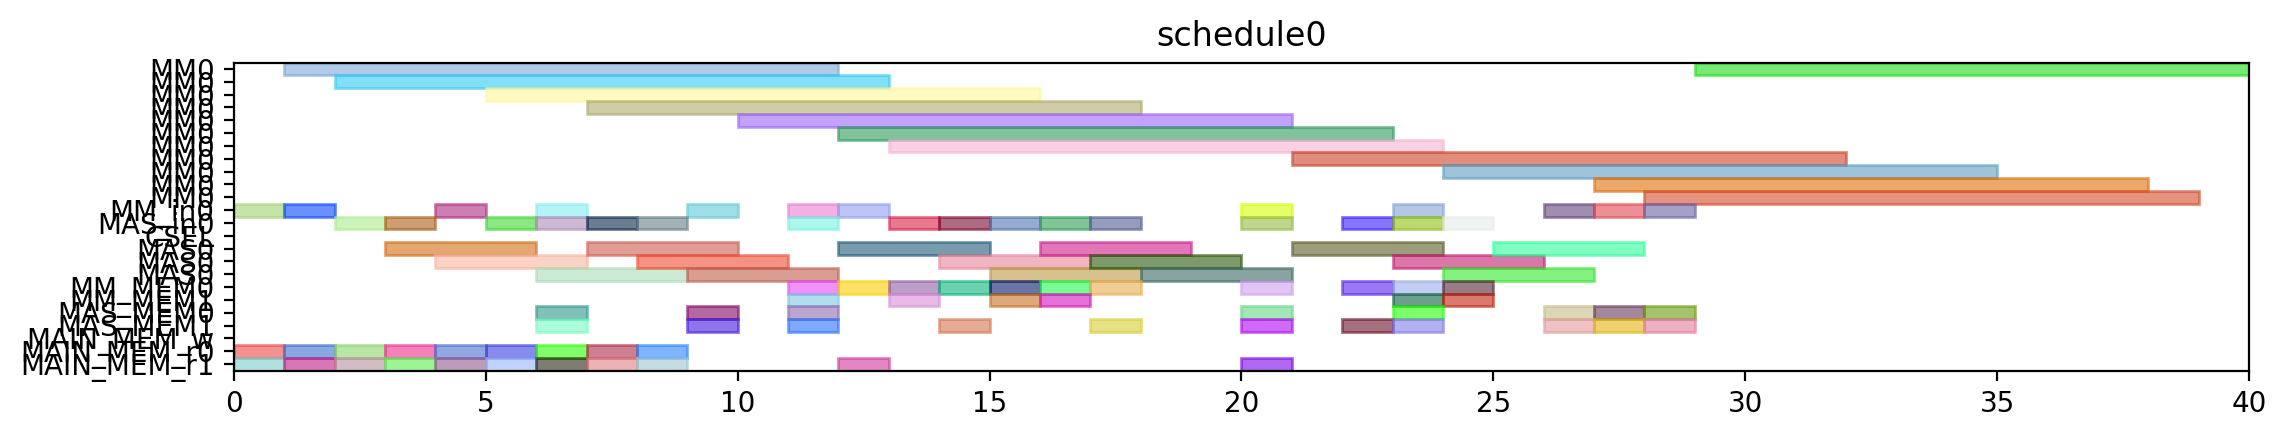

Here is the Python script that generated this plot:
from pyschedule import Scenario, solvers, plotters, alt


def solve():
	horizon = 120
	S = Scenario("schedule0", horizon=horizon)

	# resource
	MM = S.Resources('MM', num=1, size=11)
	MM_in = S.Resources('MM_in', num=1)
	MAS_in = S.Resources('MAS_in', num=1)
	CSEL = S.Resource('CSEL')
	MAS = S.Resources('MAS', num=1, size=3, periods=range(1, horizon))
	MM_MEM = S.Resources('MM_MEM', num=2)
	MAS_MEM = S.Resources('MAS_MEM', num=2)
	MAIN_MEM_w = S.Resource('MAIN_MEM_w', size=1)
	MAIN_MEM_r = S.Resources('MAIN_MEM_r', num=2)

	# result of previous scheduling

	# new tasks
	t0 = S.Task('t0', length=11, delay_cost=1)
	t0 += alt(MM)
	t0_in = S.Task('t0_in', length=1, delay_cost=1)
	t0_in += alt(MM_in)
	S += t0_in*MM_in[0]<=t0*MM[0]
	t0_mem0 = S.Task('t0_mem0', length=1, delay_cost=1)
	t0_mem0 += MAIN_MEM_r[0]
	S += t0_mem0 <= t0

	t0_mem1 = S.Task('t0_mem1', length=1, delay_cost=1)
	t0_mem1 += MAIN_MEM_r[1]
	S += t0_mem1 <= t0

	t1 = S.Task('t1', length=11, delay_cost=1)
	t1 += alt(MM)
	t1_in = S.Task('t1_in', length=1, delay_cost=1)
	t1_in += alt(MM_in)
	S += t1_in*MM_in[0]<=t1*MM[0]
	t1_mem0 = S.Task('t1_mem0', length=1, delay_cost=1)
	t1_mem0 += MAIN_MEM_r[0]
	S += t1_mem0 <= t1

	t1_mem1 = S.Task('t1_mem1', length=1, delay_cost=1)
	t1_mem1 += MAIN_MEM_r[1]
	S += t1_mem1 <= t1

	t2 = S.Task('t2', length=11, delay_cost=1)
	t2 += alt(MM)
	t2_in = S.Task('t2_in', length=1, delay_cost=1)
	t2_in += alt(MM_in)
	S += t2_in*MM_in[0]<=t2*MM[0]
	t2_mem0 = S.Task('t2_mem0', length=1, delay_cost=1)
	t2_mem0 += MAIN_MEM_r[0]
	S += t2_mem0 <= t2

	t2_mem1 = S.Task('t2_mem1', length=1, delay_cost=1)
	t2_mem1 += MAIN_MEM_r[1]
	S += t2_mem1 <= t2

	t3 = S.Task('t3', length=3, delay_cost=1)
	t3 += alt(MAS)
	t3_in = S.Task('t3_in', length=1, delay_cost=1)
	t3_in += alt(MAS_in)
	S += t3_in*MAS_in[0]<=t3*MAS[0]

	t3_mem0 = S.Task('t3_mem0', length=1, delay_cost=1)
	t3_mem0 += MAIN_MEM_r[0]
	S += t3_mem0 <= t3

	t3_mem1 = S.Task('t3_mem1', length=1, delay_cost=1)
	t3_mem1 += MAIN_MEM_r[1]
	S += t3_mem1 <= t3

	t4 = S.Task('t4', length=3, delay_cost=1)
	t4 += alt(MAS)
	t4_in = S.Task('t4_in', length=1, delay_cost=1)
	t4_in += alt(MAS_in)
	S += t4_in*MAS_in[0]<=t4*MAS[0]

	t4_mem0 = S.Task('t4_mem0', length=1, delay_cost=1)
	t4_mem0 += MAIN_MEM_r[0]
	S += t4_mem0 <= t4

	t4_mem1 = S.Task('t4_mem1', length=1, delay_cost=1)
	t4_mem1 += MAIN_MEM_r[1]
	S += t4_mem1 <= t4

	t8 = S.Task('t8', length=3, delay_cost=1)
	t8 += alt(MAS)
	t8_in = S.Task('t8_in', length=1, delay_cost=1)
	t8_in += alt(MAS_in)
	S += t8_in*MAS_in[0]<=t8*MAS[0]

	t8_mem0 = S.Task('t8_mem0', length=1, delay_cost=1)
	t8_mem0 += MAIN_MEM_r[0]
	S += t8_mem0 <= t8

	t8_mem1 = S.Task('t8_mem1', length=1, delay_cost=1)
	t8_mem1 += MAIN_MEM_r[1]
	S += t8_mem1 <= t8

	t9 = S.Task('t9', length=3, delay_cost=1)
	t9 += alt(MAS)
	t9_in = S.Task('t9_in', length=1, delay_cost=1)
	t9_in += alt(MAS_in)
	S += t9_in*MAS_in[0]<=t9*MAS[0]

	t9_mem0 = S.Task('t9_mem0', length=1, delay_cost=1)
	t9_mem0 += MAIN_MEM_r[0]
	S += t9_mem0 <= t9

	t9_mem1 = S.Task('t9_mem1', length=1, delay_cost=1)
	t9_mem1 += MAIN_MEM_r[1]
	S += t9_mem1 <= t9

	t13 = S.Task('t13', length=3, delay_cost=1)
	t13 += alt(MAS)
	t13_in = S.Task('t13_in', length=1, delay_cost=1)
	t13_in += alt(MAS_in)
	S += t13_in*MAS_in[0]<=t13*MAS[0]

	t13_mem0 = S.Task('t13_mem0', length=1, delay_cost=1)
	t13_mem0 += MAIN_MEM_r[0]
	S += t13_mem0 <= t13

	t13_mem1 = S.Task('t13_mem1', length=1, delay_cost=1)
	t13_mem1 += MAIN_MEM_r[1]
	S += t13_mem1 <= t13

	t14 = S.Task('t14', length=3, delay_cost=1)
	t14 += alt(MAS)
	t14_in = S.Task('t14_in', length=1, delay_cost=1)
	t14_in += alt(MAS_in)
	S += t14_in*MAS_in[0]<=t14*MAS[0]

	t14_mem0 = S.Task('t14_mem0', length=1, delay_cost=1)
	t14_mem0 += MAIN_MEM_r[0]
	S += t14_mem0 <= t14

	t14_mem1 = S.Task('t14_mem1', length=1, delay_cost=1)
	t14_mem1 += MAIN_MEM_r[1]
	S += t14_mem1 <= t14

	t5 = S.Task('t5', length=11, delay_cost=1)
	t5 += alt(MM)
	t5_in = S.Task('t5_in', length=1, delay_cost=1)
	t5_in += alt(MM_in)
	S += t5_in*MM_in[0]<=t5*MM[0]
	t5_mem0 = S.Task('t5_mem0', length=1, delay_cost=1)
	t5_mem0 += alt(MAS_MEM)
	S += (t3*MAS[0])-1 < t5_mem0*MAS_MEM[0]
	S += t5_mem0 <= t5

	t5_mem1 = S.Task('t5_mem1', length=1, delay_cost=1)
	t5_mem1 += alt(MAS_MEM)
	S += (t4*MAS[0])-1 < t5_mem1*MAS_MEM[1]
	S += t5_mem1 <= t5

	t6 = S.Task('t6', length=3, delay_cost=1)
	t6 += alt(MAS)
	t6_in = S.Task('t6_in', length=1, delay_cost=1)
	t6_in += alt(MAS_in)
	S += t6_in*MAS_in[0]<=t6*MAS[0]

	t6_mem0 = S.Task('t6_mem0', length=1, delay_cost=1)
	t6_mem0 += alt(MM_MEM)
	S += (t0*MM[0])-1 < t6_mem0*MM_MEM[0]
	S += t6_mem0 <= t6

	t6_mem1 = S.Task('t6_mem1', length=1, delay_cost=1)
	t6_mem1 += alt(MM_MEM)
	S += (t1*MM[0])-1 < t6_mem1*MM_MEM[1]
	S += t6_mem1 <= t6

	t10 = S.Task('t10', length=11, delay_cost=1)
	t10 += alt(MM)
	t10_in = S.Task('t10_in', length=1, delay_cost=1)
	t10_in += alt(MM_in)
	S += t10_in*MM_in[0]<=t10*MM[0]
	t10_mem0 = S.Task('t10_mem0', length=1, delay_cost=1)
	t10_mem0 += alt(MAS_MEM)
	S += (t8*MAS[0])-1 < t10_mem0*MAS_MEM[0]
	S += t10_mem0 <= t10

	t10_mem1 = S.Task('t10_mem1', length=1, delay_cost=1)
	t10_mem1 += alt(MAS_MEM)
	S += (t9*MAS[0])-1 < t10_mem1*MAS_MEM[1]
	S += t10_mem1 <= t10

	t11 = S.Task('t11', length=3, delay_cost=1)
	t11 += alt(MAS)
	t11_in = S.Task('t11_in', length=1, delay_cost=1)
	t11_in += alt(MAS_in)
	S += t11_in*MAS_in[0]<=t11*MAS[0]

	t11_mem0 = S.Task('t11_mem0', length=1, delay_cost=1)
	t11_mem0 += alt(MM_MEM)
	S += (t1*MM[0])-1 < t11_mem0*MM_MEM[0]
	S += t11_mem0 <= t11

	t11_mem1 = S.Task('t11_mem1', length=1, delay_cost=1)
	t11_mem1 += alt(MM_MEM)
	S += (t2*MM[0])-1 < t11_mem1*MM_MEM[1]
	S += t11_mem1 <= t11

	t15 = S.Task('t15', length=11, delay_cost=1)
	t15 += alt(MM)
	t15_in = S.Task('t15_in', length=1, delay_cost=1)
	t15_in += alt(MM_in)
	S += t15_in*MM_in[0]<=t15*MM[0]
	t15_mem0 = S.Task('t15_mem0', length=1, delay_cost=1)
	t15_mem0 += alt(MAS_MEM)
	S += (t13*MAS[0])-1 < t15_mem0*MAS_MEM[0]
	S += t15_mem0 <= t15

	t15_mem1 = S.Task('t15_mem1', length=1, delay_cost=1)
	t15_mem1 += alt(MAS_MEM)
	S += (t14*MAS[0])-1 < t15_mem1*MAS_MEM[1]
	S += t15_mem1 <= t15

	t16 = S.Task('t16', length=3, delay_cost=1)
	t16 += alt(MAS)
	t16_in = S.Task('t16_in', length=1, delay_cost=1)
	t16_in += alt(MAS_in)
	S += t16_in*MAS_in[0]<=t16*MAS[0]

	t16_mem0 = S.Task('t16_mem0', length=1, delay_cost=1)
	t16_mem0 += alt(MM_MEM)
	S += (t0*MM[0])-1 < t16_mem0*MM_MEM[0]
	S += t16_mem0 <= t16

	t16_mem1 = S.Task('t16_mem1', length=1, delay_cost=1)
	t16_mem1 += alt(MM_MEM)
	S += (t2*MM[0])-1 < t16_mem1*MM_MEM[1]
	S += t16_mem1 <= t16

	t18 = S.Task('t18', length=3, delay_cost=1)
	t18 += alt(MAS)
	t18_in = S.Task('t18_in', length=1, delay_cost=1)
	t18_in += alt(MAS_in)
	S += t18_in*MAS_in[0]<=t18*MAS[0]

	t18_mem0 = S.Task('t18_mem0', length=1, delay_cost=1)
	t18_mem0 += alt(MM_MEM)
	S += (t0*MM[0])-1 < t18_mem0*MM_MEM[0]
	S += t18_mem0 <= t18

	t18_mem1 = S.Task('t18_mem1', length=1, delay_cost=1)
	t18_mem1 += alt(MM_MEM)
	S += (t0*MM[0])-1 < t18_mem1*MM_MEM[1]
	S += t18_mem1 <= t18

	t20 = S.Task('t20', length=11, delay_cost=1)
	t20 += alt(MM)
	t20_in = S.Task('t20_in', length=1, delay_cost=1)
	t20_in += alt(MM_in)
	S += t20_in*MM_in[0]<=t20*MM[0]
	t20_mem0 = S.Task('t20_mem0', length=1, delay_cost=1)
	t20_mem0 += alt(MM_MEM)
	S += (t2*MM[0])-1 < t20_mem0*MM_MEM[0]
	S += t20_mem0 <= t20

	t20_mem1 = S.Task('t20_mem1', length=1, delay_cost=1)
	t20_mem1 += MAIN_MEM_r[1]
	S += t20_mem1 <= t20

	t7 = S.Task('t7', length=3, delay_cost=1)
	t7 += alt(MAS)
	t7_in = S.Task('t7_in', length=1, delay_cost=1)
	t7_in += alt(MAS_in)
	S += t7_in*MAS_in[0]<=t7*MAS[0]

	t7_mem0 = S.Task('t7_mem0', length=1, delay_cost=1)
	t7_mem0 += alt(MM_MEM)
	S += (t5*MM[0])-1 < t7_mem0*MM_MEM[0]
	S += t7_mem0 <= t7

	t7_mem1 = S.Task('t7_mem1', length=1, delay_cost=1)
	t7_mem1 += alt(MAS_MEM)
	S += (t6*MAS[0])-1 < t7_mem1*MAS_MEM[1]
	S += t7_mem1 <= t7

	t12 = S.Task('t12', length=3, delay_cost=1)
	t12 += alt(MAS)
	t12_in = S.Task('t12_in', length=1, delay_cost=1)
	t12_in += alt(MAS_in)
	S += t12_in*MAS_in[0]<=t12*MAS[0]

	t12_mem0 = S.Task('t12_mem0', length=1, delay_cost=1)
	t12_mem0 += alt(MM_MEM)
	S += (t10*MM[0])-1 < t12_mem0*MM_MEM[0]
	S += t12_mem0 <= t12

	t12_mem1 = S.Task('t12_mem1', length=1, delay_cost=1)
	t12_mem1 += alt(MAS_MEM)
	S += (t11*MAS[0])-1 < t12_mem1*MAS_MEM[1]
	S += t12_mem1 <= t12

	t17 = S.Task('t17', length=3, delay_cost=1)
	t17 += alt(MAS)
	t17_in = S.Task('t17_in', length=1, delay_cost=1)
	t17_in += alt(MAS_in)
	S += t17_in*MAS_in[0]<=t17*MAS[0]

	t17_mem0 = S.Task('t17_mem0', length=1, delay_cost=1)
	t17_mem0 += alt(MM_MEM)
	S += (t15*MM[0])-1 < t17_mem0*MM_MEM[0]
	S += t17_mem0 <= t17

	t17_mem1 = S.Task('t17_mem1', length=1, delay_cost=1)
	t17_mem1 += alt(MAS_MEM)
	S += (t16*MAS[0])-1 < t17_mem1*MAS_MEM[1]
	S += t17_mem1 <= t17

	t19 = S.Task('t19', length=3, delay_cost=1)
	t19 += alt(MAS)
	t19_in = S.Task('t19_in', length=1, delay_cost=1)
	t19_in += alt(MAS_in)
	S += t19_in*MAS_in[0]<=t19*MAS[0]

	t19_mem0 = S.Task('t19_mem0', length=1, delay_cost=1)
	t19_mem0 += alt(MM_MEM)
	S += (t0*MM[0])-1 < t19_mem0*MM_MEM[0]
	S += t19_mem0 <= t19

	t19_mem1 = S.Task('t19_mem1', length=1, delay_cost=1)
	t19_mem1 += alt(MAS_MEM)
	S += (t18*MAS[0])-1 < t19_mem1*MAS_MEM[1]
	S += t19_mem1 <= t19

	t21 = S.Task('t21', length=3, delay_cost=1)
	t21 += alt(MAS)
	t21_in = S.Task('t21_in', length=1, delay_cost=1)
	t21_in += alt(MAS_in)
	S += t21_in*MAS_in[0]<=t21*MAS[0]

	t21_mem0 = S.Task('t21_mem0', length=1, delay_cost=1)
	t21_mem0 += alt(MM_MEM)
	S += (t1*MM[0])-1 < t21_mem0*MM_MEM[0]
	S += t21_mem0 <= t21

	t21_mem1 = S.Task('t21_mem1', length=1, delay_cost=1)
	t21_mem1 += alt(MM_MEM)
	S += (t20*MM[0])-1 < t21_mem1*MM_MEM[1]
	S += t21_mem1 <= t21

	t22 = S.Task('t22', length=3, delay_cost=1)
	t22 += alt(MAS)
	t22_in = S.Task('t22_in', length=1, delay_cost=1)
	t22_in += alt(MAS_in)
	S += t22_in*MAS_in[0]<=t22*MAS[0]

	t22_mem0 = S.Task('t22_mem0', length=1, delay_cost=1)
	t22_mem0 += alt(MM_MEM)
	S += (t1*MM[0])-1 < t22_mem0*MM_MEM[0]
	S += t22_mem0 <= t22

	t22_mem1 = S.Task('t22_mem1', length=1, delay_cost=1)
	t22_mem1 += alt(MM_MEM)
	S += (t20*MM[0])-1 < t22_mem1*MM_MEM[1]
	S += t22_mem1 <= t22

	t23 = S.Task('t23', length=11, delay_cost=1)
	t23 += alt(MM)
	t23_in = S.Task('t23_in', length=1, delay_cost=1)
	t23_in += alt(MM_in)
	S += t23_in*MM_in[0]<=t23*MM[0]
	t23_mem0 = S.Task('t23_mem0', length=1, delay_cost=1)
	t23_mem0 += alt(MAS_MEM)
	S += (t17*MAS[0])-1 < t23_mem0*MAS_MEM[0]
	S += t23_mem0 <= t23

	t23_mem1 = S.Task('t23_mem1', length=1, delay_cost=1)
	t23_mem1 += MAIN_MEM_r[1]
	S += t23_mem1 <= t23

	t25 = S.Task('t25', length=11, delay_cost=1)
	t25 += alt(MM)
	t25_in = S.Task('t25_in', length=1, delay_cost=1)
	t25_in += alt(MM_in)
	S += t25_in*MM_in[0]<=t25*MM[0]
	t25_mem0 = S.Task('t25_mem0', length=1, delay_cost=1)
	t25_mem0 += alt(MAS_MEM)
	S += (t7*MAS[0])-1 < t25_mem0*MAS_MEM[0]
	S += t25_mem0 <= t25

	t25_mem1 = S.Task('t25_mem1', length=1, delay_cost=1)
	t25_mem1 += alt(MAS_MEM)
	S += (t22*MAS[0])-1 < t25_mem1*MAS_MEM[1]
	S += t25_mem1 <= t25

	t27 = S.Task('t27', length=11, delay_cost=1)
	t27 += alt(MM)
	t27_in = S.Task('t27_in', length=1, delay_cost=1)
	t27_in += alt(MM_in)
	S += t27_in*MM_in[0]<=t27*MM[0]
	t27_mem0 = S.Task('t27_mem0', length=1, delay_cost=1)
	t27_mem0 += alt(MAS_MEM)
	S += (t22*MAS[0])-1 < t27_mem0*MAS_MEM[0]
	S += t27_mem0 <= t27

	t27_mem1 = S.Task('t27_mem1', length=1, delay_cost=1)
	t27_mem1 += alt(MAS_MEM)
	S += (t21*MAS[0])-1 < t27_mem1*MAS_MEM[1]
	S += t27_mem1 <= t27

	t28 = S.Task('t28', length=11, delay_cost=1)
	t28 += alt(MM)
	t28_in = S.Task('t28_in', length=1, delay_cost=1)
	t28_in += alt(MM_in)
	S += t28_in*MM_in[0]<=t28*MM[0]
	t28_mem0 = S.Task('t28_mem0', length=1, delay_cost=1)
	t28_mem0 += alt(MAS_MEM)
	S += (t19*MAS[0])-1 < t28_mem0*MAS_MEM[0]
	S += t28_mem0 <= t28

	t28_mem1 = S.Task('t28_mem1', length=1, delay_cost=1)
	t28_mem1 += alt(MAS_MEM)
	S += (t7*MAS[0])-1 < t28_mem1*MAS_MEM[1]
	S += t28_mem1 <= t28

	t29 = S.Task('t29', length=11, delay_cost=1)
	t29 += alt(MM)
	t29_in = S.Task('t29_in', length=1, delay_cost=1)
	t29_in += alt(MM_in)
	S += t29_in*MM_in[0]<=t29*MM[0]
	t29_mem0 = S.Task('t29_mem0', length=1, delay_cost=1)
	t29_mem0 += alt(MAS_MEM)
	S += (t21*MAS[0])-1 < t29_mem0*MAS_MEM[0]
	S += t29_mem0 <= t29

	t29_mem1 = S.Task('t29_mem1', length=1, delay_cost=1)
	t29_mem1 += alt(MAS_MEM)
	S += (t12*MAS[0])-1 < t29_mem1*MAS_MEM[1]
	S += t29_mem1 <= t29

	solvers.mip.solve(S,msg=1,kind='CPLEX',ratio_gap=1.01)

	solution = [['hoge']*len(S.solution()[1]) for i in range(len(S.solution()))]
	for i in range(len(S.solution())):
		for j in range(len(S.solution()[i])):
			solution[i][j]=str(S.solution()[i][j])
	print(solution)

	cycles = int(solution[-1][3])

	pic_file_name = "/mnt/rose/usr1/fukuda/ABE/multiRAM_multiMAS_16mux/scheduling_result/stage11MM1_stage3MAS1/EP_ADD_A_0/schedule0.png"
	if(S.solution() != []):
		plotters.matplotlib.plot(S,img_filename=pic_file_name, show_task_labels=False, fig_size=(cycles*0.25+3, 2))

	return solution
